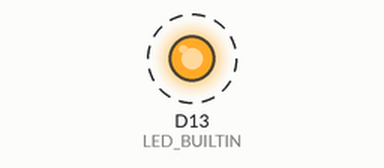
This sketch was run on a simulated Arduino Nano 33 IoT. On the bench: output pins drawn as LEDs (lit = HIGH). Dashed ring = blinking. Nothing arrives over Bluetooth unless stated; what the sketch prints to the serial monitor is not drawn.

Above: at 0.5 s.
Timing chart, 0 to 4.6 s (numbered marks = the images above):
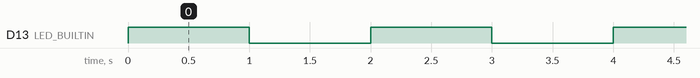

Measured:
- by itself, D13 (LED_BUILTIN): alternates HIGH for 1.0 s and LOW for 1.0 s

The sketch:

sketch02_led_control.ino
```cpp
#include <ArduinoBLE.h>

class BluetoothLED {
public:
    // Constructor
    BluetoothLED(int ledPin) : _ledPin(ledPin) {
        pinMode(_ledPin, OUTPUT);
    }

    // Initialize BLE
    void begin() {
        Serial.begin(9600);
        while (!Serial);

        if (!BLE.begin()) {
            Serial.println("Starting BLE failed!");
            while (1);
        }

        // Start advertising
        BLE.advertise();
        Serial.println("BLE device is ready to connect.");
    }

    // Poll for BLE events
    void poll() {
        BLE.poll();
    }

    // Turn the LED on
    void ledOn() {
        digitalWrite(_ledPin, HIGH);
        Serial.println("LED ON");
    }

    // Turn the LED off
    void ledOff() {
        digitalWrite(_ledPin, LOW);
        Serial.println("LED OFF");
    }

private:
    int _ledPin; // Pin for the LED
};

// Create an instance of the BluetoothLED class
BluetoothLED btLed(LED_BUILTIN);

void setup()
{
    btLed.begin(); // Initialize BLE
}

void loop()
{
    btLed.poll(); // Poll for BLE events

    // Example: toggle LED every second
    btLed.ledOn();   // Turn LED ON
    delay(1000);
    btLed.ledOff();  // Turn LED OFF
    delay(1000);
}
```
